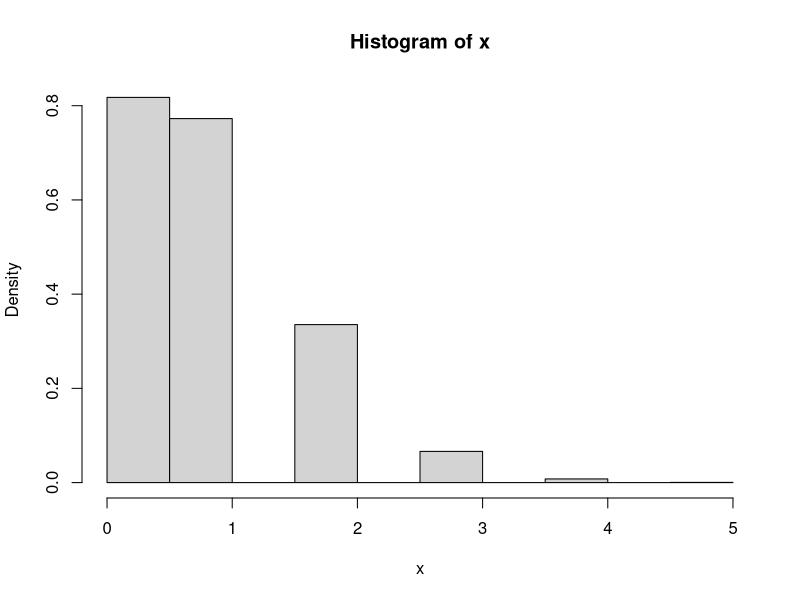
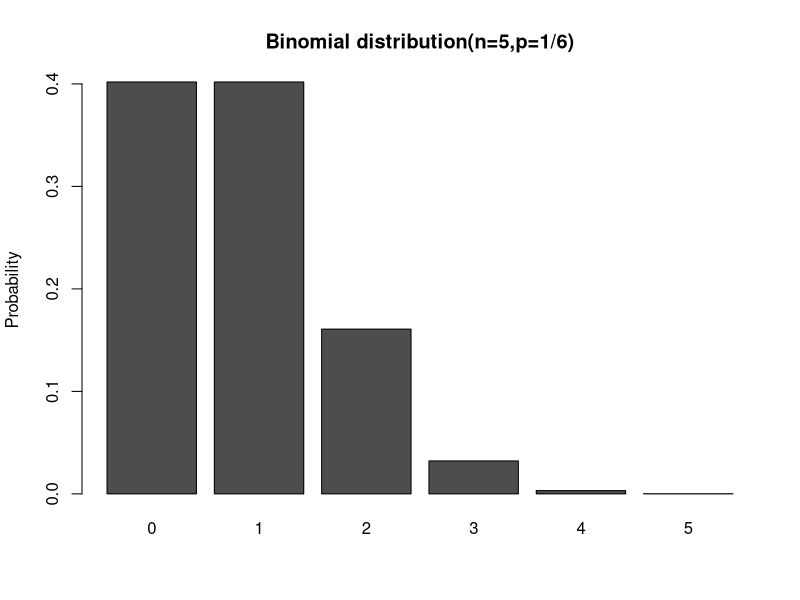

The R script that drew these images, in order:
# q1

# p(x = 0)
p <- 1/6
p0 <- choose(5, 0)*p^0 * (1-p)^5
p1 <- choose(5, 1)*p^1 * (1-p)^4
p2 <- choose(5, 2)*p^2 * (1-p)^3
p3 <- choose(5, 3)*p^3 * (1-p)^2
p4 <- choose(5, 4)*p^4 * (1-p)^1
p5 <- choose(5, 5)*p^5 * (1-p)^0

p0 + p1 + p2 + p3 + p4 + p5
# visualise
x <- rbinom(10000, size = 5, prob = 1/6)
hist(x, prob = T)


# bs <- hist(x, breaks=seq(-1, 5, by=1), plot=F)$breaks
# probs <- table(cut(x, bs)) / length(x)
probs <- matrix(c(p0,p1,p2,p3,p4,p5), nrow = 1, byrow = T)
probs
colnames(probs) <- 0:5

barplot(probs, ylab="Probability", las=0, main = 'Binomial distribution(n=5,p=1/6)')



# q2
# sensitivity, specificity

sensitivity <- 0.9
specificity <- 0.97
prevalence <- 0.02


ppv <- (sensitivity * prevalence)/(sensitivity*prevalence + (1-specificity)*(1-prevalence))
ppv

npv <- (specificity * (1-prevalence))/((1-specificity) * prevalence + specificity *(1-prevalence) )
npv

# positive cases
P <- 50000 * prevalence

# TP
P*sensitivity



